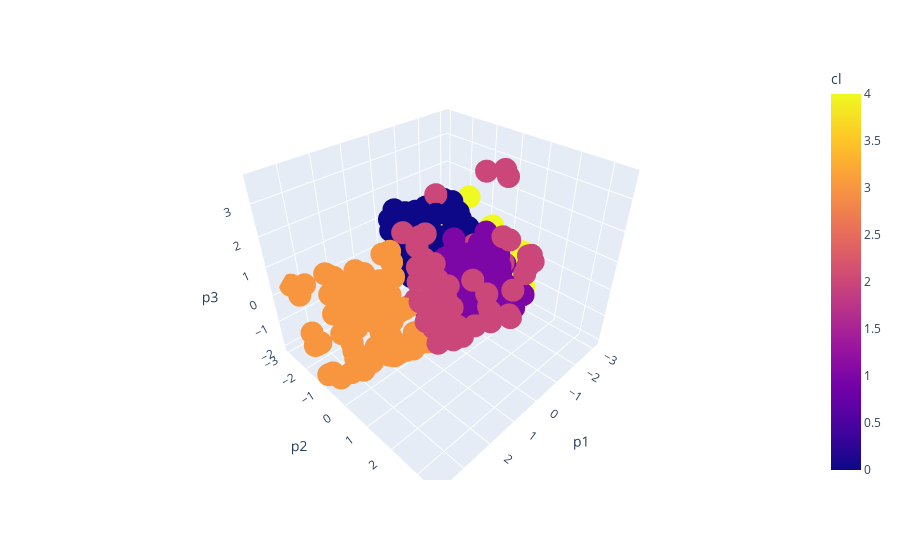

Notebook source saved alongside this figure:
### Code cell
cf.go_offline()
fig = px.scatter_3d(Xp, x='p1', y='p2', z='p3',
              color='cl')
fig.show()

### Figure 1 — Plotly figure (JSON) as saved in the notebook; plotly's stock layout.template omitted (floating-point values rounded to 4 significant figures; data arrays with more than 128 entries replaced by an {"elided": "..."} marker saying what was removed)
{"data": [{"hovertemplate": "p1=%{x}<br>p2=%{y}<br>p3=%{z}<br>cl=%{marker.color}<extra></extra>", "legendgroup": "", "marker": {"color": {"elided": "613 int values"}, "coloraxis": "coloraxis", "symbol": "circle"}, "mode": "markers", "name": "", "scene": "scene", "showlegend": false, "type": "scatter3d", "x": {"elided": "613 float values"}, "y": {"elided": "613 float values"}, "z": {"elided": "613 float values"}}], "layout": {"coloraxis": {"colorbar": {"title": {"text": "cl"}}, "colorscale": [[0, "#0d0887"], [0.1111, "#46039f"], [0.2222, "#7201a8"], [0.3333, "#9c179e"], [0.4444, "#bd3786"], [0.5556, "#d8576b"], [0.6667, "#ed7953"], [0.7778, "#fb9f3a"], [0.8889, "#fdca26"], [1, "#f0f921"]]}, "legend": {"tracegroupgap": 0}, "margin": {"t": 60}, "scene": {"domain": {"x": [0, 1], "y": [0, 1]}, "xaxis": {"title": {"text": "p1"}}, "yaxis": {"title": {"text": "p2"}}, "zaxis": {"title": {"text": "p3"}}}}}
